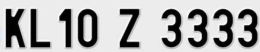
#> input picture DSP/lab/image1.png, 260 x 52 px
$ python test1.py
#> lines starting #> are read from the running program, lines starting #| are printed output that depends on the picture; after the words box and inside, x2 and y2 are one past the last pixel; in counts of white or black regions, pixels touching at a corner belong together
import cv2
import imutils
import numpy as np
import pytesseract
from PIL import Image

# Read the image path from the user
image_path = input("Enter the path to the image file: ")
#> the answer given: ../../DSP/lab/image1.png

# Load the image
img = cv2.imread(image_path, cv2.IMREAD_COLOR)
#> img is the input picture: shape (52, 260, 3); mean B, G, R 174.8, 174.8, 174.8
img = cv2.resize(img, (620, 480))
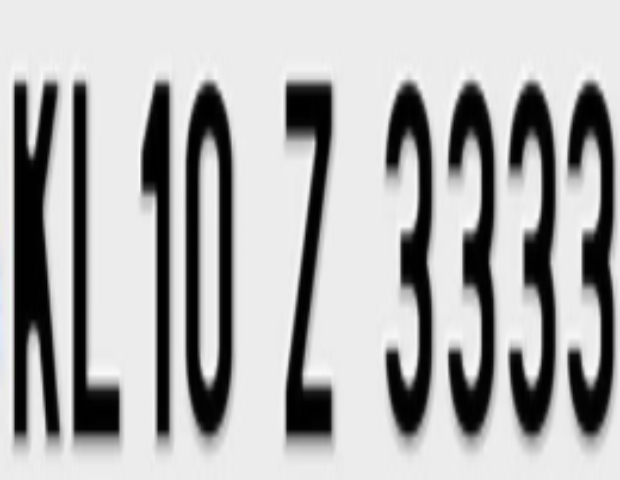
#> img: shape (480, 620, 3); mean B, G, R 174.7, 174.7, 174.7

gray = cv2.cvtColor(img, cv2.COLOR_BGR2GRAY) # Convert to grey scale
gray = cv2.bilateralFilter(gray, 11, 17, 17) # Blur to reduce noise
edged = cv2.Canny(gray, 30, 200) # Perform Edge detection
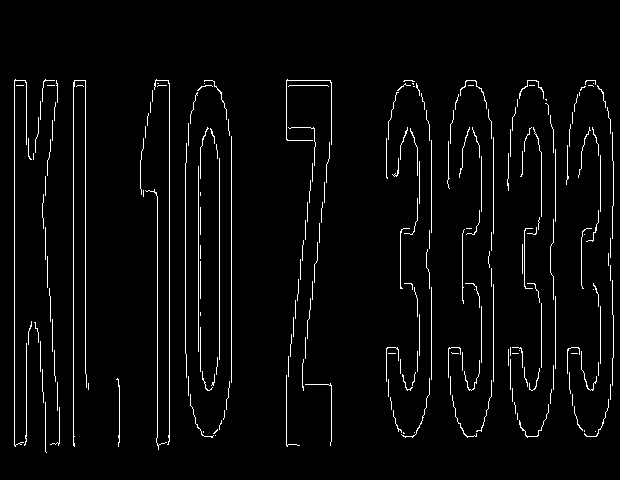
#> edged: shape (480, 620); 3.3% white in thin lines or dots, all inside (x1, y1, x2, y2) = (14, 79, 614, 453)

# Find contours in the edged image, keep only the largest ones, and initialize our screen contour
cnts = cv2.findContours(edged.copy(), cv2.RETR_TREE, cv2.CHAIN_APPROX_SIMPLE)
#> cnts = 229 contours, all with area under 20
cnts = imutils.grab_contours(cnts)
cnts = sorted(cnts, key=cv2.contourArea, reverse=True)[:10]
#> cnts = 10 contours, all with area under 20
screenCnt = None

# Loop over our contours
for c in cnts:
    # Approximate the contour
    peri = cv2.arcLength(c, True)
    approx = cv2.approxPolyDP(c, 0.018 * peri, True)

    # If our approximated contour has four points, then we can assume that we have found our screen
    if len(approx) == 4:
        screenCnt = approx
        break
#> this loop made 10 passes
#> peri on passes 1, 2, 3, 6, 7, 8, 9, 10: 106.5, 136.1, 120.4, 122.1, 157.4, 48.63, 123.6, 111.6
#> (peri, approx) on passes 4 to 5: (777.2, [[156, 79], [168, 444]]), (1370.1, [[85, 80], [74, 446]])

if screenCnt is None:
    detected = 0
    print("No contour detected")
else:
    detected = 1

if detected == 1:
    cv2.drawContours(img, [screenCnt], -1, (0, 255, 0), 3)

# Masking the part other than the number plate
mask = np.zeros(gray.shape, np.uint8)
#> (the run stopped early here; a loop or call above may not have finished)
